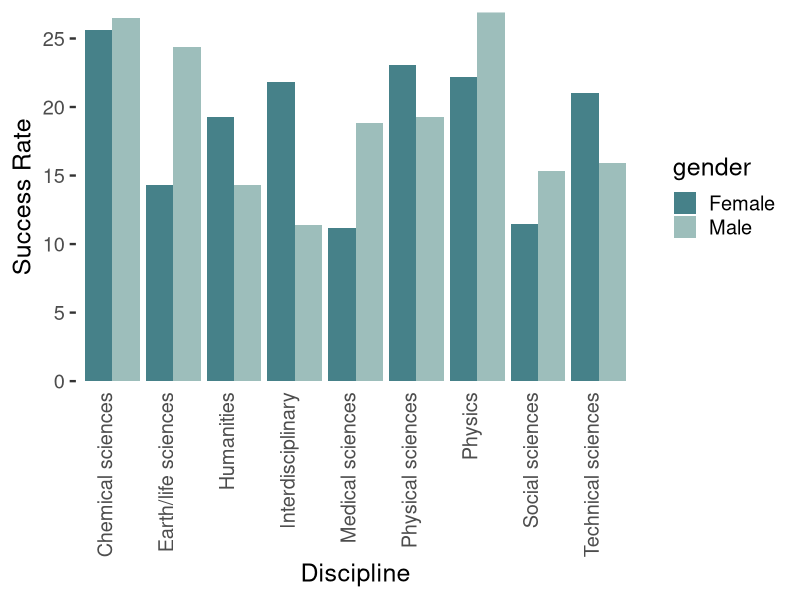
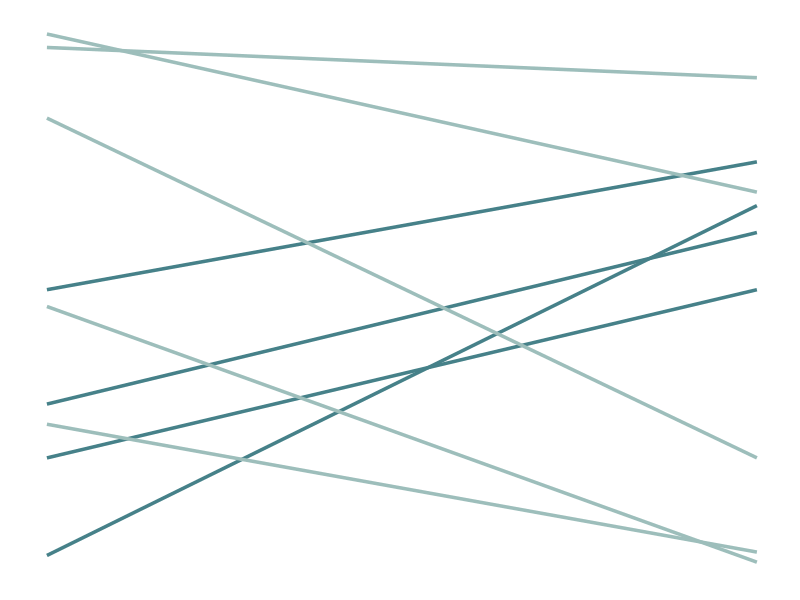
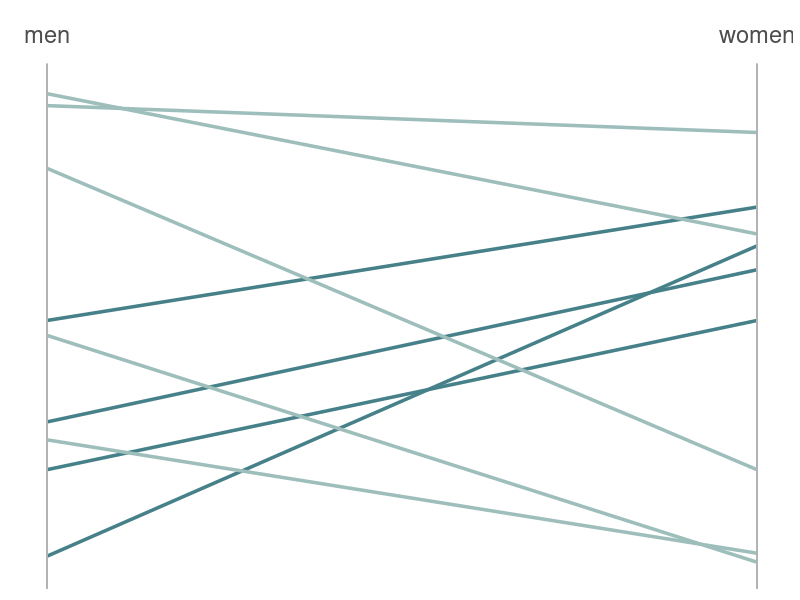
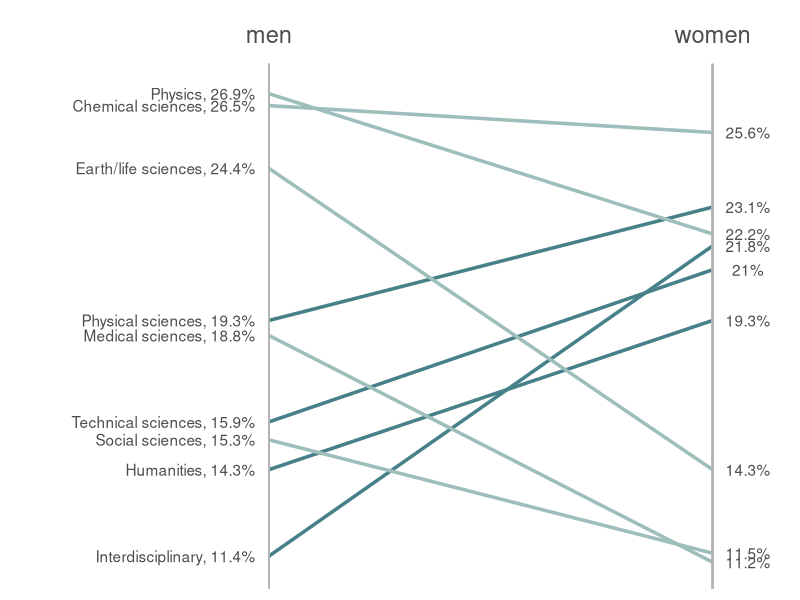
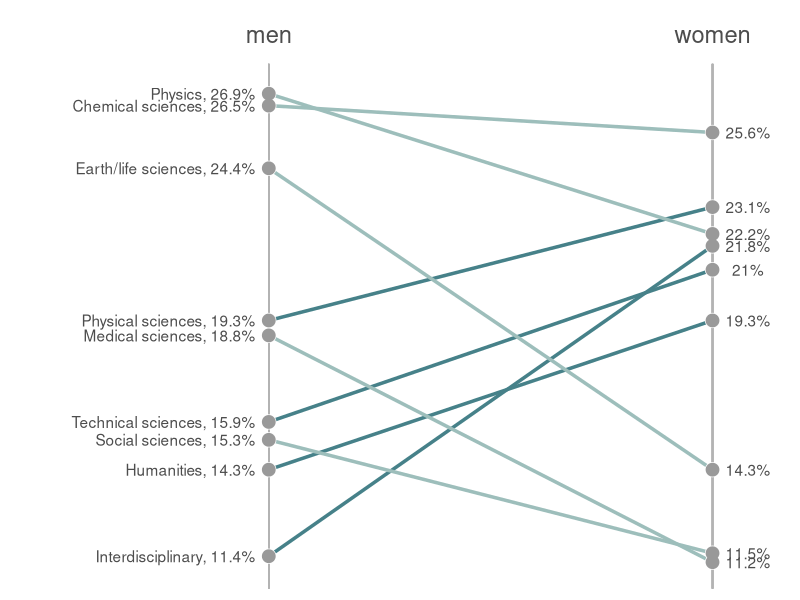
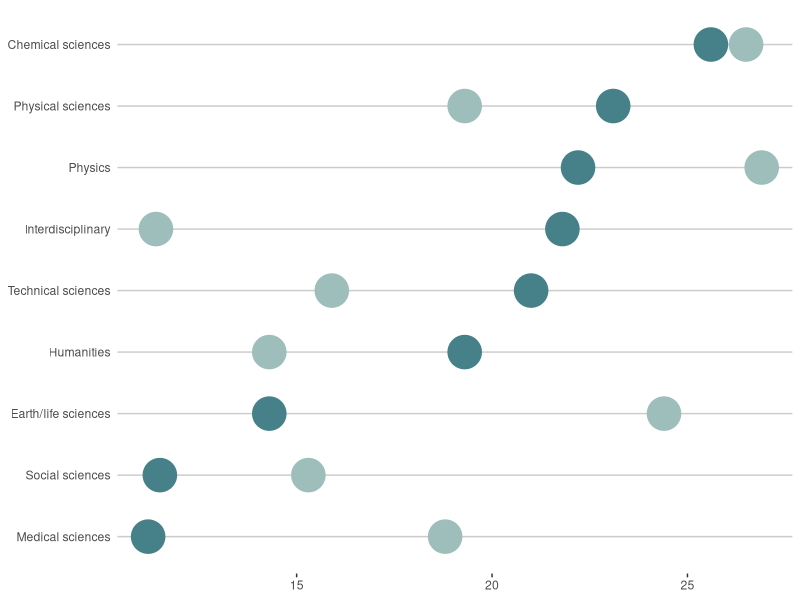
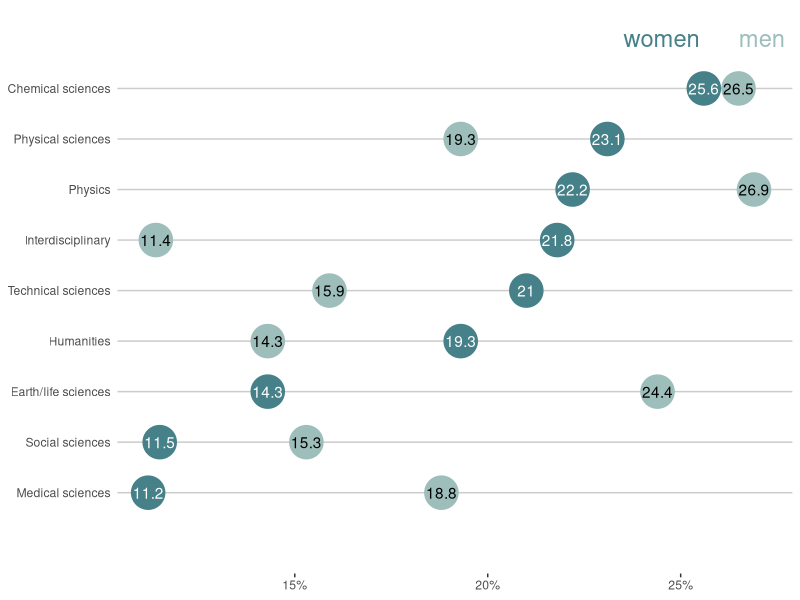

Here is the R script that generated these plots, in order:
## ---- chunk 1
# load in libraries
library(tidyverse)
library(dslabs)
# combine male and female success rates into single data frame
success_rates <- rbind(
  # male success rates
  transmute(research_funding_rates, 
            discipline, 
            success = success_rates_men, 
            gender = "Male"),
  # female success rates
  transmute(research_funding_rates, 
            discipline, 
            success = success_rates_women, 
            gender = "Female")) 
## ---- chunk 2
# print the data
success_rates
## ---- chunk 3
# make grouped bar plot
ggplot(success_rates) +
  # add bar for each discipline colored by gender
  geom_bar(aes(x = discipline, y = success, fill = gender),
           stat = "identity", position = "dodge") +
  # name axes and remove gap between bars and y-axis
  scale_y_continuous("Success Rate", expand = c(0, 0)) +
  scale_x_discrete("Discipline") +
  scale_fill_manual(values = c("#468189", "#9DBEBB")) +
  # remove grey theme
  theme_classic(base_size = 18) +
  # rotate x-axis and remove superfluous axis elements
  theme(axis.text.x = element_text(angle = 90, 
                                   hjust = 1, vjust = 0),
        axis.line = element_blank(),
        axis.ticks.x = element_blank()) 
## ---- chunk 4
gg_slope <- research_funding_rates %>%
  # add a variable for when men are more successful than women (for colours)
  mutate(men_more_successful = success_rates_men > success_rates_women) %>%
  ggplot() +
  # add a line segment that goes from men to women for each discipline
  geom_segment(aes(x = 1, xend = 2, 
                   y = success_rates_men, 
                   yend = success_rates_women,
                   group = discipline,
                   col = men_more_successful), 
               size = 1.2) +
  # set the colors
  scale_color_manual(values = c("#468189", "#9DBEBB"), guide = "none")  +
  # remove all axis stuff
  theme_classic() + 
  theme(axis.line = element_blank(),
        axis.text = element_blank(),
        axis.title = element_blank(),
        axis.ticks = element_blank()) 
gg_slope
## ---- chunk 5
gg_slope <- gg_slope +
  # add vertical lines that act as axis for men
  geom_segment(x = 1, xend = 1, 
               y = min(research_funding_rates$success_rates_men) - 2,
               yend = max(research_funding_rates$success_rates_men) + 1,
               col = "grey70", size = 0.5) +
  # add vertical lines that act as axis for women
  geom_segment(x = 2, xend = 2, 
               y = min(research_funding_rates$success_rates_men) - 2,
               yend = max(research_funding_rates$success_rates_men) + 1,
               col = "grey70", size = 0.5) +
  # add the words "men" and "women" above their axes
  geom_text(aes(x = x, y = y, label = label),
            data = data.frame(x = 1:2, 
                              y = 2 + max(research_funding_rates$success_rates_men),
                              label = c("men", "women")),
            col = "grey30",
            size = 6) 
gg_slope  
## ---- chunk 6
gg_slope <- gg_slope +
  # add the label and success rate for each discipline next the men axis
  geom_text(aes(x = 1 - 0.03, 
                y = success_rates_men, 
                label = paste0(discipline, ", ", 
                               round(success_rates_men, 1), "%")),
             col = "grey30", hjust = "right") +
  # add the success rate next to each point on the women axis
  geom_text(aes(x = 2 + 0.08, 
                y = success_rates_women, 
                label = paste0(round(success_rates_women, 1), "%")),
            col = "grey30") +
  # set the limits of the x-axis so that the labels are not cut off
  scale_x_continuous(limits = c(0.5, 2.1)) 
gg_slope
## ---- chunk 7
gg_slope <- gg_slope + 
  
  # add the white outline for the points at each rate for men
  geom_point(aes(x = 1, 
                 y = success_rates_men), size = 4.5,
             col = "white") +
  # add the white outline for the points at each rate for women
  geom_point(aes(x = 2, 
                 y = success_rates_women), size = 4.5,
             col = "white") +
  
  # add the actual points at each rate for men
  geom_point(aes(x = 1, 
                 y = success_rates_men), size = 4,
             col = "grey60") +
  # add the actual points at each rate for men
  geom_point(aes(x = 2, 
                 y = success_rates_women), size = 4,
             col = "grey60") 
gg_slope
## ---- chunk 8
gg_dot <- research_funding_rates %>%
  # rearrange the factor levels for discipline by rates for women
  arrange(success_rates_women) %>%
  mutate(discipline = fct_inorder(discipline)) %>%
  
  ggplot() +
  # remove axes and superfluous grids
  theme_classic() +
  theme(axis.title = element_blank(),
        axis.ticks.y = element_blank(),
        axis.line = element_blank()) +
  
  
  # add a dummy point for scaling purposes
  geom_point(aes(x = 12, y = discipline), 
             size = 0, col = "white") + 
  
  # add the horizontal discipline lines
  geom_hline(yintercept = 1:9, col = "grey80") +
  
  # add a point for each male success rate
  geom_point(aes(x = success_rates_men, y = discipline), 
             size = 11, col = "#9DBEBB") +
  # add a point for each female success rate
  geom_point(aes(x = success_rates_women, y = discipline),
             size = 11, col = "#468189") 
gg_dot

## ---- chunk 9
gg_dot <- gg_dot + 
  # add the text (%) for each male success rate
  geom_text(aes(x = success_rates_men, y = discipline, 
                label = paste0(round(success_rates_men, 1))),
            col = "black") +
  # add the text (%) for each female success rate
  geom_text(aes(x = success_rates_women, y = discipline, 
                label = paste0(round(success_rates_women, 1))),
            col = "white") +
  # add a label above the first two points
  geom_text(aes(x = x, y = y, label = label, col = label),
            data.frame(x = c(25.6 - 1.1, 26.5 + 0.6), y = 10, 
                       label = c("women", "men")), size = 6) +
  scale_color_manual(values = c("#9DBEBB", "#468189"), guide = "none") +
  
  # manually specify the x-axis
  scale_x_continuous(breaks = c(15, 20, 25), 
                     labels = c("15%", "20%", "25%")) +
  # manually set the spacing above and below the plot
  scale_y_discrete(expand = c(0.2, 0)) 
gg_dot
